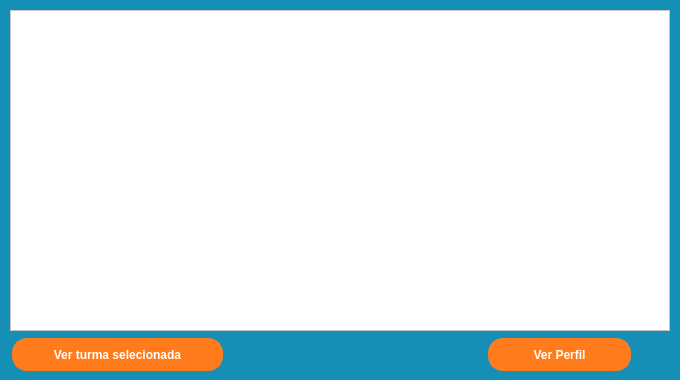
<?xml version="1.0" encoding="UTF-8"?>
<ui version="4.0">
 <class>homeProfessor</class>
 <widget class="QMainWindow" name="homeProfessor">
  <property name="geometry">
   <rect>
    <x>0</x>
    <y>0</y>
    <width>680</width>
    <height>380</height>
   </rect>
  </property>
  <property name="sizePolicy">
   <sizepolicy hsizetype="Fixed" vsizetype="Fixed">
    <horstretch>0</horstretch>
    <verstretch>0</verstretch>
   </sizepolicy>
  </property>
  <property name="minimumSize">
   <size>
    <width>680</width>
    <height>380</height>
   </size>
  </property>
  <property name="maximumSize">
   <size>
    <width>680</width>
    <height>380</height>
   </size>
  </property>
  <property name="windowTitle">
   <string>Início</string>
  </property>
  <widget class="QWidget" name="centralwidget">
   <property name="styleSheet">
    <string notr="true">#centralwidget {
background-color:  rgb(21, 143, 181);
}</string>
   </property>
   <widget class="QPushButton" name="btnExit">
    <property name="geometry">
     <rect>
      <x>638</x>
      <y>338</y>
      <width>32</width>
      <height>32</height>
     </rect>
    </property>
    <property name="font">
     <font>
      <weight>75</weight>
      <bold>true</bold>
     </font>
    </property>
    <property name="toolTip">
     <string>Sair</string>
    </property>
    <property name="styleSheet">
     <string notr="true"/>
    </property>
    <property name="text">
     <string/>
    </property>
    <property name="icon">
     <iconset>
      <normaloff>icons/exit.png</normaloff>icons/exit.png</iconset>
    </property>
    <property name="iconSize">
     <size>
      <width>32</width>
      <height>32</height>
     </size>
    </property>
    <property name="flat">
     <bool>true</bool>
    </property>
   </widget>
   <widget class="QTableView" name="table">
    <property name="geometry">
     <rect>
      <x>10</x>
      <y>10</y>
      <width>660</width>
      <height>321</height>
     </rect>
    </property>
    <property name="font">
     <font>
      <pointsize>14</pointsize>
     </font>
    </property>
    <property name="styleSheet">
     <string notr="true">QHeaderView::section {
border: 2px solid rgb(255, 123, 28);
border-radius: 15px;
background-color: rgb(255, 123, 28);
color: #fff;
font-size: 12px;
 }

QTableView {
background-color: #fff;
selection-background-color: rgb(255, 123, 28);
selection-color: #fff;
color: rgb(255, 123, 28); }</string>
    </property>
    <property name="horizontalScrollBarPolicy">
     <enum>Qt::ScrollBarAlwaysOff</enum>
    </property>
    <property name="sizeAdjustPolicy">
     <enum>QAbstractScrollArea::AdjustToContents</enum>
    </property>
    <property name="editTriggers">
     <set>QAbstractItemView::NoEditTriggers</set>
    </property>
    <property name="cornerButtonEnabled">
     <bool>false</bool>
    </property>
    <attribute name="horizontalHeaderDefaultSectionSize">
     <number>0</number>
    </attribute>
    <attribute name="horizontalHeaderMinimumSectionSize">
     <number>0</number>
    </attribute>
    <attribute name="verticalHeaderVisible">
     <bool>false</bool>
    </attribute>
    <attribute name="verticalHeaderDefaultSectionSize">
     <number>0</number>
    </attribute>
    <attribute name="verticalHeaderMinimumSectionSize">
     <number>0</number>
    </attribute>
   </widget>
   <widget class="QPushButton" name="btnTurmas">
    <property name="geometry">
     <rect>
      <x>12</x>
      <y>338</y>
      <width>211</width>
      <height>33</height>
     </rect>
    </property>
    <property name="sizePolicy">
     <sizepolicy hsizetype="Maximum" vsizetype="Expanding">
      <horstretch>0</horstretch>
      <verstretch>0</verstretch>
     </sizepolicy>
    </property>
    <property name="font">
     <font>
      <weight>75</weight>
      <bold>true</bold>
     </font>
    </property>
    <property name="focusPolicy">
     <enum>Qt::StrongFocus</enum>
    </property>
    <property name="layoutDirection">
     <enum>Qt::LeftToRight</enum>
    </property>
    <property name="styleSheet">
     <string notr="true">border: 2px solid rgb(255, 123, 28);;
border-radius: 15px;
background-color: rgb(255, 123, 28);
color: #fff;
</string>
    </property>
    <property name="text">
     <string>Ver turma selecionada</string>
    </property>
    <property name="icon">
     <iconset>
      <normaloff>icons/turma.png</normaloff>icons/turma.png</iconset>
    </property>
   </widget>
   <widget class="QPushButton" name="btnPerfil">
    <property name="geometry">
     <rect>
      <x>488</x>
      <y>338</y>
      <width>143</width>
      <height>33</height>
     </rect>
    </property>
    <property name="sizePolicy">
     <sizepolicy hsizetype="Maximum" vsizetype="Expanding">
      <horstretch>0</horstretch>
      <verstretch>0</verstretch>
     </sizepolicy>
    </property>
    <property name="font">
     <font>
      <weight>75</weight>
      <bold>true</bold>
     </font>
    </property>
    <property name="focusPolicy">
     <enum>Qt::StrongFocus</enum>
    </property>
    <property name="layoutDirection">
     <enum>Qt::LeftToRight</enum>
    </property>
    <property name="styleSheet">
     <string notr="true">border: 2px solid rgb(255, 123, 28);;
border-radius: 15px;
background-color: rgb(255, 123, 28);
color: #fff;
</string>
    </property>
    <property name="text">
     <string>Ver Perfil</string>
    </property>
    <property name="icon">
     <iconset>
      <normaloff>icons/person.png</normaloff>icons/person.png</iconset>
    </property>
   </widget>
  </widget>
 </widget>
 <resources/>
 <connections/>
</ui>
